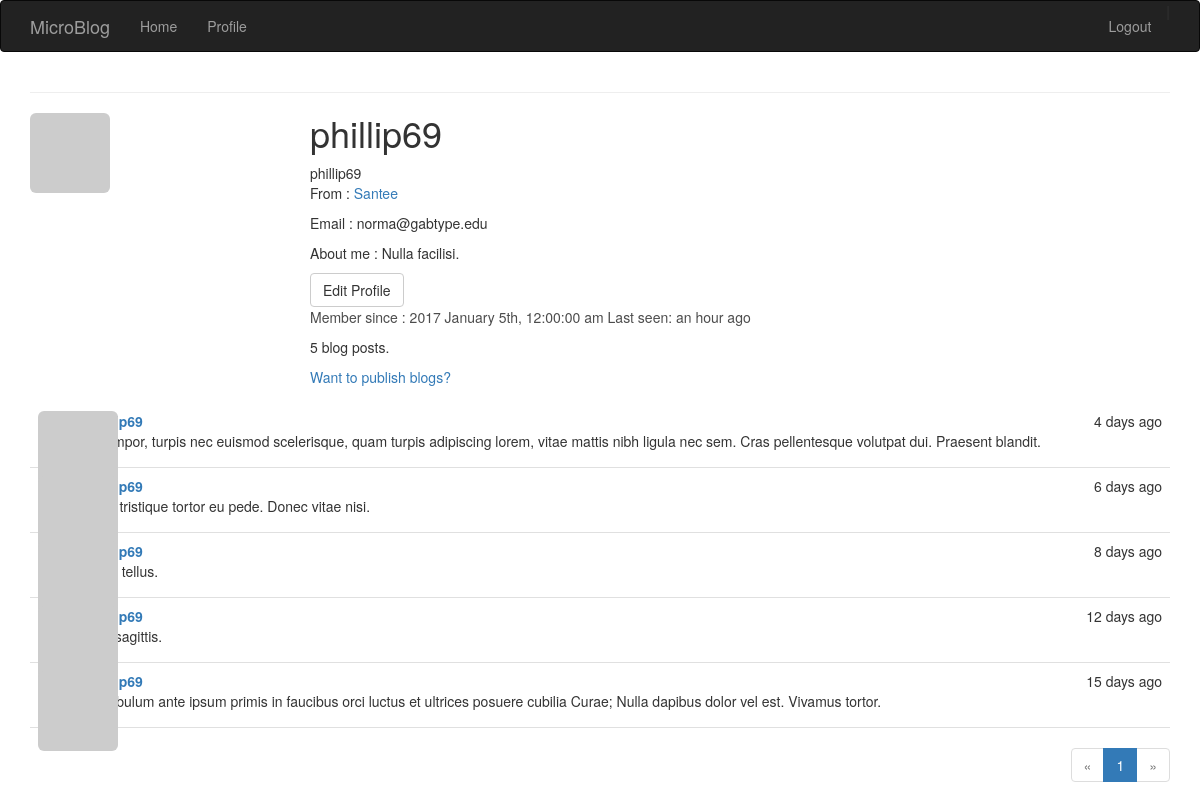
The page /user/5 (signed in) on the database its author committed.
### app/models.py (models this page shows, shortened)
class User(db.Model):
    id = db.Column(db.Integer, primary_key = True)
    name = db.Column(db.String(64), index = True, unique = True)
    email = db.Column(db.String(120), index = True, unique = True)
    role_id = db.Column(db.Integer, db.ForeignKey('role.id'))
    password_hash = db.Column(db.String(128))
    posts = db.relationship('Post', backref = 'author', lazy = 'dynamic')
    location = db.Column(db.String(64))
    about_me = db.Column(db.String(140))
    member_since = db.Column(db.DateTime(), default=datetime.now)
    last_seen = db.Column(db.DateTime(), default=datetime.now)
    avatar_hash = db.Column(db.String(32))
    def gravatar(self, size=100, default='identicon', rating='g'):
        if request.is_secure:
            url = 'https://secure.gravatar.com/avatar'
        else:
            url = 'http://www.gravatar.com/avatar'
        hash = self.avatar_hash or hashlib.md5(
            self.email.encode('utf-8')).hexdigest()
        return '{url}/{hash}?s={size}&d={default}&r={rating}'.format(
            url=url, hash=hash, size=size, default=default, rating=rating)
    @property
    def password(self):
        raise AttributeError('password is not a readable attribute')

class Post(db.Model):
    id = db.Column(db.Integer, primary_key = True)
    body = db.Column(db.String(140))
    timestamp = db.Column(db.DateTime(), default=datetime.now)
    user_id = db.Column(db.Integer, db.ForeignKey('user.id'))

### app/views.py (the view)
@app.route('/user/<int:user_id>', methods = ['GET', 'POST'])
@login_required
def users(user_id):
    user = User.query.filter_by(id = user_id).first()
    if user is None:
        flash('The user is not exist!')
        return render_template('404.html')
    page = request.args.get('page', 1, type=int)
    pagination = user.posts.order_by(Post.timestamp.desc()).paginate(
        page, per_page=current_app.config['FLASKY_POSTS_PER_PAGE'],
        error_out=False)
    blogs = pagination.items
    return render_template(
        'user.html',
        user = user,
        posts = blogs,
        pagination = pagination)

### app/views.py (called while the page is built)
@lm.user_loader
def load_user(user_id):
    return User.query.get(int(user_id))

### app/templates/user.html (shortened to what this page needs)
{% extends "base.html" %}
{% import "_macros.html" as macros %}
{% block page_content %}
<div calss="page-header">
<img class="img-rounded profile-thumbnail" src="{{ user.gravatar(size=256) }}">
<div class="profile-header">
<h1>{{ user.name }}</h1>
{% if user.name or user.location %}
        <p>
            {% if user.name %}{{ user.name }}<br>{% endif %}
            {% if user.location %}
                From : <a href="https://maps.google.com/?q={{ user.location }}">{{ user.location }}</a><br>
            {% endif %}
        </p>
{% endif %}
<p>Email : {{ user.email }}</p>
<p>About me : {{ user.about_me }}</p>
{% if user == current_user %}
<a class="btn btn-default" href="{{ url_for('edit_profile', user_id = current_user.id) }}">
    Edit Profile
</a>
{% endif %}
<p style="color:#4c4c4c;">
Member since : {{ moment(user.member_since).format('YYYY MMMM Do, h:mm:ss a') }}
    Last seen: {{ moment(user.last_seen).fromNow() }}
</p>
<p>{{ user.posts.count() }} blog posts. </p>
{% if user == current_user %}
<a href="{{ url_for('publish', user_id=user.id) }}">Want to publish blogs?</a>
{% endif %}
</div>
</div>
<div class="post-tabs">
{% include '_posts.html' %}
</div>
{% if pagination %}
<div class="pagination">
    {{ macros.pagination_widget(pagination, 'users', user_id = user.id) }}
</div>
{% endif %}
{% endblock %}

### app/templates/base.html (shortened to what this page needs)
{% extends "bootstrap/base.html" %}
{% block head %}
{{ super() }}
<link rel="stylesheet" type="text/css" href="{{ url_for('static', filename='styles.css') }}">
{% endblock %}
{% block navbar %}
<div class="navbar navbar-inverse" role="navigation">
    <div class="container">
        <div class="navbar-header">
            <a class="navbar-brand" href="/">
                MicroBlog
            </a>
        </div>
        <div class="navbar-collapse collapse">
            <ul class="nav navbar-nav">
                <li>
                    <a href="{{ url_for('index') }}">
                        Home
                    </a>
                </li>
                {% if current_user.is_authenticated %}
                <li>
                    <a href="{{ url_for('users', user_id=current_user.id) }}">
                        Profile
                    </a>
                </li>
                {% endif %}
            </ul>
            <ul class="nav navbar-nav navbar-right">
                {% if not current_user.is_authenticated %}
                |
                <li>
                    <a href="{{ url_for('login') }}">
                        Log in
                    </a>
                </li>
                or
                <li>
                    <a href="{{ url_for('sign_up') }}">
                        Sign up
                    </a>
                </li>
                {% else %}
                <li>
                    <a href="{{ url_for('logout') }}">
                        Logout
                    </a>
                </li>
                {% endif %}
            </ul>
        </div>
    </div>
</div>
{% endblock %}
{% block content %}
<div class="container">
{% block message %}
    <hr />
{% endblock %}
{% block page_content %}{% endblock %}
</div>
{% endblock %}

### app/templates/_macros.html
{% macro pagination_widget(pagination, endpoint, fragment='') %}
<ul class="pagination">
    <li{% if not pagination.has_prev %} class="disabled"{% endif %}>
        <a href="{% if pagination.has_prev %}{{ url_for(endpoint, page=pagination.prev_num, **kwargs) }}{{ fragment }}{% else %}#{% endif %}">
            &laquo;
        </a>
    </li>
    {% for p in pagination.iter_pages() %}
        {% if p %}
            {% if p == pagination.page %}
            <li class="active">
                <a href="{{ url_for(endpoint, page = p, **kwargs) }}{{ fragment }}">{{ p }}</a>
            </li>
            {% else %}
            <li>
                <a href="{{ url_for(endpoint, page = p, **kwargs) }}{{ fragment }}">{{ p }}</a>
            </li>
            {% endif %}
        {% else %}
        <li class="disabled"><a href="#">&hellip;</a></li>
        {% endif %}
    {% endfor %}
    <li{% if not pagination.has_next %} class="disabled"{% endif %}>
        <a href="{% if pagination.has_next %}{{ url_for(endpoint, page=pagination.next_num, **kwargs) }}{{ fragment }}{% else %}#{% endif %}">
            &raquo;
        </a>
    </li>
</ul>
{% endmacro %}

### app/templates/_posts.html
<ul class="posts">
    {% for post in posts %}
    <li class="post">
        <div class="post-thumbnail">
            {% if current_user.is_authenticated %}
            <a href="{{ url_for('users', user_id = post.author.id) }}">
            <img class="img-rounded profile-thumbnail" src="{{ post.author.gravatar(size=40) }}">
            </a>
            {% else %}
            <a><img class="img-rounded profile-thumbnail" src="{{ post.author.gravatar(size=40) }}"></a>
            {% endif %}
        </div>
        <div class="post-content">
            <div class="post-date">{{ moment(post.timestamp).fromNow() }}</div>
            <div class="post-author">
            {% if current_user.is_authenticated %}
            <a href="{{ url_for('users', user_id = post.author.id) }}">{{ post.author.name }}</a>
            {% else %}
            {{ post.author.name }}
            {% endif %}
            </div>
            <div class="post-body">
                {% if post.body_html %}
                    {{ post.body_html | safe }}
                {% else %}
                    {{ post.body }}
                {% endif %}
            </div>
        </div>
    </li>
    {% endfor %}
</ul>

### app/static/styles.css (style rules this page uses)
.profile-thumbnail { position: absolute; }
.profile-header { min-height: 260px; margin-left: 280px; }
div.post-tabs { margin-top: 16px; }
ul.posts { list-style-type: none; padding: 0px; margin: 16px 0px 0px 0px; border-top: 1px solid #e0e0e0; }
div.post-tabs ul.posts { margin: 0px; border-top: none; }
ul.posts li.post { padding: 8px; border-bottom: 1px solid #e0e0e0; }
div.post-date { float: right; }
div.post-author { font-weight: bold; }
div.post-thumbnail { position: absolute; }
div.post-content { margin-left: 48px; min-height: 48px; }
div.pagination { width: 100%; text-align: right; padding: 0px; margin: 0px; }

### rows shown on the page
User: name "phillip69", location "Santee", email "norma@gabtype.edu", about_me "Nulla facilisi.", member_since "2017 January 5th, 12:00:00 am", last_seen "an hour ago"
Post: timestamp "4 days ago", body "In tempor, turpis nec euismod scelerisque, quam turpis adipiscing lorem, vitae mattis nibh ligula nec sem. Cras pellentesque volutpat dui. Praesent blandit."
Post: timestamp "6 days ago", body "Nam tristique tortor eu pede. Donec vitae nisi."
Post: timestamp "8 days ago", body "Nulla tellus."
Post: timestamp "12 days ago", body "Sed sagittis."
Post: timestamp "15 days ago", body "Vestibulum ante ipsum primis in faucibus orci luctus et ultrices posuere cubilia Curae; Nulla dapibus dolor vel est. Vivamus tortor."

### other values the page prints
{{ user.posts.count() }} "5"
{{ p }} "1"
